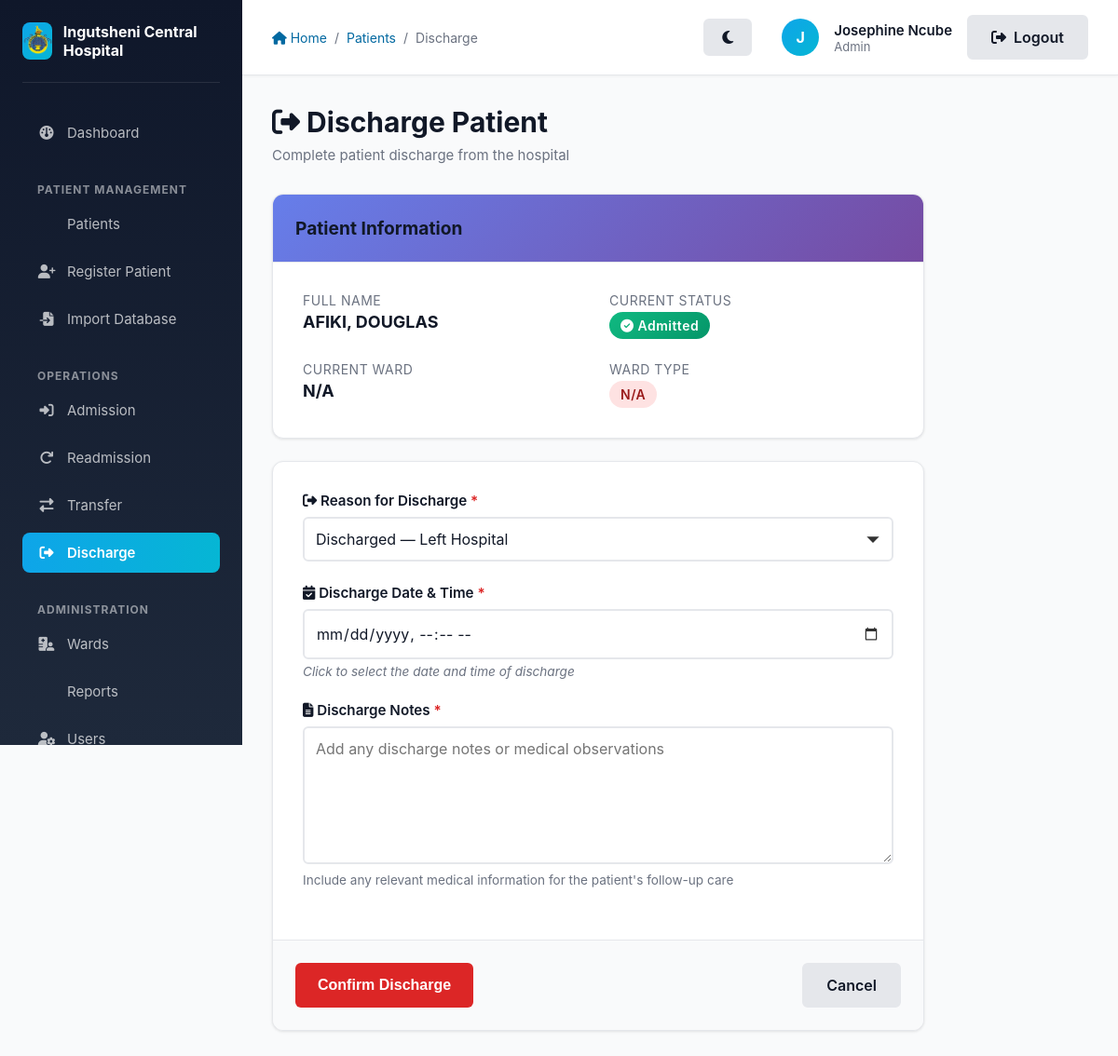
The page /patient/4845/discharge (signed in) on the database its author committed.
### app/models/models.py (models this page shows)
class User(db.Model, UserMixin):
    __tablename__ = 'users'
    id = db.Column(db.Integer, primary_key=True)
    name = db.Column(db.String(100), nullable=False)
    email = db.Column(db.String(120), unique=True, nullable=False)
    password_hash = db.Column(db.String(128), nullable=False)
    role_id = db.Column(db.Integer, db.ForeignKey('roles.id'), nullable=False)
    ward_id = db.Column(db.Integer, db.ForeignKey('wards.id'), nullable=True)

class Role(db.Model):
    __tablename__ = 'roles'
    id = db.Column(db.Integer, primary_key=True)
    name = db.Column(db.String(50), unique=True, nullable=False)
    users = db.relationship('User', backref='role_obj', lazy=True)

### app/patients/routes.py (the view, shortened to what this page needs)
@patients.route('/patient/<int:patient_id>/discharge', methods=['GET', 'POST'])
@login_required
def discharge_patient(patient_id):
    patient = Patient.query.get_or_404(patient_id)
    if patient.status not in ['Admitted', 'Transferred']:
        flash('Only admitted patients can be discharged.', 'warning')
        return redirect(url_for('patients.list_patients'))
    role = current_user.role_obj.name
    if role not in ['Admin', 'CMO', 'Sister In Charge']:
        flash('You do not have permission to discharge patients.', 'danger')
        return redirect(url_for('patients.list_patients'))
    ward = Ward.query.get(patient.ward_id)
    form = DischargeForm()
    return render_template('patients/discharge.html', title='Discharge / Deceased', form=form, patient=patient, ward=ward)

### app/patients/forms.py
class DischargeForm(FlaskForm):
    discharge_type = SelectField('Reason for Discharge',
                                  choices=[('Discharged', 'Discharged — Left Hospital'), ('Deceased', 'Deceased — Patient Passed Away')],
                                  validators=[DataRequired()])
    discharge_datetime = FlexibleDateTimeField('Date & Time', validators=[DataRequired()])
    notes = TextAreaField('Notes', validators=[DataRequired(), Length(min=5, max=1000)])
    submit = SubmitField('Confirm Discharge')

### app/models/models.py (called while the page is built)
@login_manager.user_loader
def load_user(user_id):
    return User.query.get(int(user_id))

    @property
    def name(self):
        return f"{self.surname}, {self.first_names}"

### app/templates/patients/discharge.html (shortened to what this page needs)
{% extends "layout.html" %}
{% block breadcrumb %}
    <a href="{{ url_for('main.index') }}"><i class="fas fa-home"></i> Home</a>
    <span>/</span>
    <a href="{{ url_for('patients.list_patients') }}">Patients</a>
    <span>/</span>
    <span>Discharge</span>
{% endblock %}
{% block content %}
    <div class="page-header">
        <h1 class="page-title">
            <i class="fas fa-sign-out-alt"></i> Discharge Patient
        </h1>
        <p class="page-subtitle">Complete patient discharge from the hospital</p>
    </div>
    <div style="max-width: 700px;">
        <div class="card" style="margin-bottom: 1.5rem;">
            <div class="card-header">
                <h2 class="card-title">Patient Information</h2>
            </div>
            <div class="card-body">
                <div class="grid grid-2" style="gap: 1.5rem;">
                    <div>
                        <p style="color: #6b7280; font-size: 0.875rem; text-transform: uppercase; letter-spacing: 0.5px; margin-bottom: 0.25rem;">Full Name</p>
                        <p class="font-bold" style="font-size: 1.125rem;">{{ patient.name }}</p>
                    </div>
                    <div>
                        <p style="color: #6b7280; font-size: 0.875rem; text-transform: uppercase; letter-spacing: 0.5px; margin-bottom: 0.25rem;">Current Status</p>
                        <p class="font-bold" style="font-size: 1.125rem;">
                            <span class="badge status-admitted"><i class="fas fa-check-circle"></i> Admitted</span>
                        </p>
                    </div>
                    <div>
                        <p style="color: #6b7280; font-size: 0.875rem; text-transform: uppercase; letter-spacing: 0.5px; margin-bottom: 0.25rem;">Current Ward</p>
                        <p class="font-bold" style="font-size: 1.125rem;">{{ patient.current_ward.name if patient.current_ward else 'N/A' }}</p>
                    </div>
                    <div>
                        <p style="color: #6b7280; font-size: 0.875rem; text-transform: uppercase; letter-spacing: 0.5px; margin-bottom: 0.25rem;">Ward Type</p>
                        <p class="font-bold" style="font-size: 1.125rem;">
                            <span class="badge badge-danger">{{ patient.current_ward.type if patient.current_ward else 'N/A' }}</span>
                        </p>
                    </div>
                </div>
            </div>
        </div>
        <div class="card">
            <form method="POST" action="" novalidate>
                <div class="card-body">
                    <div class="form-group">
                        <label for="discharge_type" class="form-label required">
                            <i class="fas fa-sign-out-alt"></i> Reason for Discharge
                        </label>
                        {{ form.discharge_type(class="form-control" + (" form-error" if form.discharge_type.errors else "")) }}
                    </div>
                    <div class="form-group">
                        <label for="discharge_datetime" class="form-label required">
                            <i class="fas fa-calendar-check"></i> Discharge Date & Time
                        </label>
                        <input type="datetime-local" id="discharge_datetime" name="discharge_datetime" class="form-control"
                               value="{{ form.discharge_datetime.data.strftime('%Y-%m-%dT%H:%M') if form.discharge_datetime.data else '' }}" required>
                        <small class="helper-text">Click to select the date and time of discharge</small>
                    </div>
                    <div class="form-group">
                        <label for="notes" class="form-label required">
                            <i class="fas fa-file-alt"></i> Discharge Notes
                        </label>
                        {{ form.notes(class="form-control" + (" form-error" if form.notes.errors else ""), placeholder="Add any discharge notes or medical observations", rows="6") }}
                        <p class="form-text">Include any relevant medical information for the patient's follow-up care</p>
                    </div>
                </div>
                <div class="card-footer" style="display: flex; gap: 1rem; justify-content: space-between;">
                    {{ form.submit(class="btn btn-danger") }}
                    <a href="{{ url_for('patients.list_patients') }}" class="btn btn-secondary">Cancel</a>
                </div>
            </form>
        </div>
    </div>
{% endblock %}

### app/templates/layout.html (shortened to what this page needs)
<!DOCTYPE html>
<html lang="en">
<head>
    <link rel="stylesheet" href="{{ url_for('static', filename='style.css') }}">
    <link rel="stylesheet" href="https://cdnjs.cloudflare.com/ajax/libs/font-awesome/6.4.0/css/all.min.css">
</head>
<body>
    <aside class="sidebar no-print" id="sidebar">
        <div class="sidebar-header">
            <div class="sidebar-logo">
                <img src="{{ url_for('static', filename='images/logo.png') }}" alt="Ingutsheni Central Hospital Logo">
            </div>
            <div class="sidebar-title">Ingutsheni Central Hospital</div>
        </div>
        <nav class="sidebar-nav">
            <li><a href="{{ url_for('main.index') }}" class="{% if request.endpoint == 'main.index' %}active{% endif %}">
                <i class="fas fa-dashboard"></i> Dashboard
            </a></li>
        </nav>
        {% if current_user.is_authenticated %}
            <div class="sidebar-section-title">Patient Management</div>
            <nav class="sidebar-nav">
                <li><a href="{{ url_for('patients.list_patients') }}" class="{% if request.endpoint == 'patients.list_patients' %}active{% endif %}">
                     Patients
                </a></li>
                <li><a href="{{ url_for('patients.register_patient') }}" class="{% if request.endpoint == 'patients.register_patient' %}active{% endif %}">
                    <i class="fas fa-user-plus"></i> Register Patient
                </a></li>
                {% if current_user.role_obj.name in ['Admin', 'CMO'] %}
                <li><a href="{{ url_for('patients.import_database') }}" class="{% if request.endpoint == 'patients.import_database' %}active{% endif %}">
                    <i class="fas fa-file-import"></i> Import Database
                </a></li>
                {% endif %}
            </nav>
            <div class="sidebar-section-title">Operations</div>
            <nav class="sidebar-nav">
                <li><a href="{{ url_for('patients.list_patients') }}" class="{% if request.endpoint == 'patients.admit_patient' %}active{% endif %}">
                    <i class="fas fa-sign-in-alt"></i> Admission
                </a></li>
                <li><a href="{{ url_for('patients.readmit_patient') }}" class="{% if request.endpoint in ['patients.readmit_patient', 'patients.readmit_patient_details'] %}active{% endif %}">
                    <i class="fas fa-redo"></i> Readmission
                </a></li>
                <li><a href="{{ url_for('patients.list_patients') }}" class="{% if request.endpoint == 'transfers.transfer_patient' %}active{% endif %}">
                    <i class="fas fa-exchange-alt"></i> Transfer
                </a></li>
                <li><a href="{{ url_for('patients.list_patients') }}" class="{% if request.endpoint == 'patients.discharge_patient' %}active{% endif %}">
                    <i class="fas fa-sign-out-alt"></i> Discharge
                </a></li>
            </nav>
            <div class="sidebar-section-title">Administration</div>
            <nav class="sidebar-nav">
                <li><a href="{{ url_for('wards.list_wards') }}" class="{% if request.endpoint == 'wards.list_wards' %}active{% endif %}">
                    <i class="fas fa-hospital-user"></i> Wards
                </a></li>
                <li><a href="{{ url_for('reports.view_reports') }}" class="{% if request.endpoint == 'reports.view_reports' %}active{% endif %}">
                     Reports
                </a></li>
                {% if current_user.role_obj.name == 'Admin' %}
                    <li><a href="{{ url_for('auth.manage_users') }}" class="{% if request.endpoint == 'auth.manage_users' %}active{% endif %}">
                        <i class="fas fa-user-gear"></i> Users
                    </a></li>
                {% endif %}
            </nav>
        {% endif %}
    </aside>
    <div class="main-content">
        <div class="top-bar no-print">
            <div class="top-bar-left">
                <div class="breadcrumb">
                    {% block breadcrumb %}{% endblock %}
                </div>
            </div>
            <div class="top-bar-right" style="display: flex; align-items: center; gap: 1rem;">
                <div style="display: flex; align-items: center; gap: 1rem; margin-right: 1rem;">
                    <button id="themeToggle" class="btn btn-secondary btn-sm" title="Toggle Dark/Light Mode" style="border-radius: 50%; width: 40px; height: 40px; padding: 0;">
                        <i class="fas fa-moon"></i>
                    </button>
                </div>
                {% if current_user.is_authenticated %}
                    <div class="user-menu">
                        <div class="user-avatar" title="{{ current_user.name }}">
                            {{ current_user.name[0].upper() }}
                        </div>
                        <div class="user-info">
                            <div class="user-name">{{ current_user.name }}</div>
                            <div class="user-role">{{ current_user.role_obj.name }}</div>
                        </div>
                    </div>
                    <a href="{{ url_for('auth.logout') }}" class="btn btn-secondary btn-sm">
                        <i class="fas fa-sign-out-alt"></i> Logout
                    </a>
                {% else %}
                    <a href="{{ url_for('auth.login') }}" class="btn btn-primary btn-sm">
                        <i class="fas fa-sign-in-alt"></i> Login
                    </a>
                {% endif %}
            </div>
        </div>
        <div class="page-content">
            {% block content %}{% endblock %}
        </div>
    </div>
</body>
</html>

### app/templates/layout.html (style rules this page uses)
body { display: flex; min-height: 100vh; background-color: #f9fafb; }
.sidebar { width: 260px; background: linear-gradient(180deg, #0f172a 0%, #1e293b 100%); color: white; padding: 1.5rem; overflow-y: auto; position: fixed; height: 100vh; top: 0; left: 0; z-index: 100; }
.sidebar-header { display: flex; align-items: center; gap: 0.75rem; margin-bottom: 2rem; padding-bottom: 1.5rem; border-bottom: 1px solid rgba(255, 255, 255, 0.1); }
.sidebar-logo { width: 40px; height: 40px; background: linear-gradient(135deg, #0ea5e9 0%, #06b6d4 100%); border-radius: 0.5rem; display: flex; align-items: center; justify-content: center; overflow: hidden; }
.sidebar-logo img { width: 100%; height: 100%; object-fit: cover; display: block; }
.sidebar-title { font-size: 1rem; font-weight: 700; }
.sidebar-nav { list-style: none; margin-bottom: 2rem; }
.sidebar-nav li { margin-bottom: 0.5rem; }
.sidebar-nav a { display: flex; align-items: center; gap: 0.75rem; padding: 0.75rem 1rem; color: rgba(255, 255, 255, 0.7); text-decoration: none; border-radius: 0.5rem; transition: all 0.2s ease; font-size: 0.9375rem; }
.sidebar-nav a.active { background: linear-gradient(90deg, #0ea5e9 0%, #06b6d4 100%); color: white; font-weight: 600; }
.sidebar-nav i { width: 20px; text-align: center; }
.sidebar-section-title { font-size: 0.75rem; font-weight: 700; color: rgba(255, 255, 255, 0.5); text-transform: uppercase; letter-spacing: 1px; margin: 1rem 0 0.5rem; padding: 0 1rem; }
.main-content { margin-left: 260px; flex: 1; display: flex; flex-direction: column; }
.top-bar { background-color: white; border-bottom: 1px solid #e5e7eb; padding: 1rem 2rem; display: flex; justify-content: space-between; align-items: center; box-shadow: 0 1px 3px rgba(0, 0, 0, 0.05); position: sticky; top: 0; z-index: 50; }
.top-bar-left { display: flex; align-items: center; gap: 1rem; }
.breadcrumb { display: flex; align-items: center; gap: 0.5rem; font-size: 0.875rem; color: #6b7280; }
.breadcrumb a { color: #0369a1; text-decoration: none; }
.top-bar-right { display: flex; align-items: center; gap: 1.5rem; }
.user-menu { display: flex; align-items: center; gap: 1rem; }
.user-avatar { width: 40px; height: 40px; border-radius: 50%; background: linear-gradient(135deg, #0ea5e9 0%, #06b6d4 100%); display: flex; align-items: center; justify-content: center; color: white; font-weight: 700; cursor: pointer; }
.user-info { display: flex; flex-direction: column; }
.user-name { font-weight: 600; color: #111827; font-size: 0.9375rem; }
.user-role { font-size: 0.8125rem; color: #6b7280; }
.page-content { padding: 2rem; flex: 1; overflow-y: auto; }
.page-header { margin-bottom: 2rem; }
.page-title { font-size: 1.875rem; font-weight: 700; color: #111827; margin-bottom: 0.5rem; }
.page-subtitle { color: #6b7280; font-size: 0.9375rem; }

### rows shown on the page
User: name "J", name "Josephine Ncube"
Role: role_obj.name "Admin"

### other values the page prints
{{ patient.name }} "AFIKI, DOUGLAS"
{{ patient.current_ward.name if patient.current_ward else 'N/A' }} "N/A"
{{ patient.current_ward.type if patient.current_ward else 'N/A' }} "N/A"
